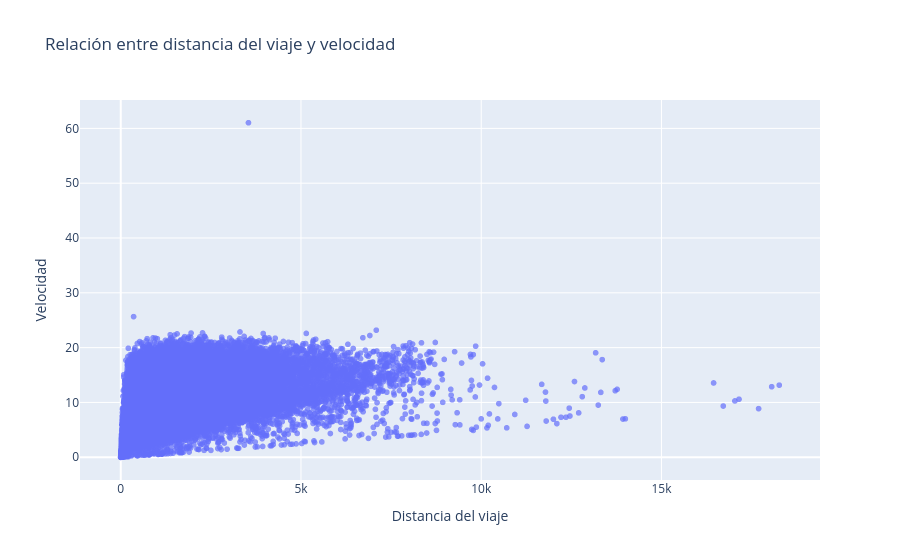

Write notebook code for a chart like this one.
### Markdown cell above
### 5) Comprobamos outliers entre dis y vel

### Code cell
fig = px.scatter(
    df,
    x='dis',
    y='vel',
    title='Relación entre distancia del viaje y velocidad',
    labels={'dis': 'Distancia del viaje', 'vel': 'Velocidad'},
    opacity=0.7
)

fig.show()

### Figure 1 — Plotly figure (JSON) as saved in the notebook; plotly's stock layout.template omitted (floating-point values rounded to 4 significant figures; data arrays with more than 128 entries replaced by an {"elided": "..."} marker saying what was removed)
{"data": [{"hovertemplate": "Distancia del viaje=%{x}<br>Velocidad=%{y}<extra></extra>", "legendgroup": "", "marker": {"color": "#636efa", "opacity": 0.7, "symbol": "circle"}, "mode": "markers", "name": "", "showlegend": false, "type": "scattergl", "x": {"elided": "24814 float values"}, "xaxis": "x", "y": {"elided": "24814 float values"}, "yaxis": "y"}], "layout": {"legend": {"tracegroupgap": 0}, "title": {"text": "Relación entre distancia del viaje y velocidad"}, "xaxis": {"anchor": "y", "domain": [0, 1], "title": {"text": "Distancia del viaje"}}, "yaxis": {"anchor": "x", "domain": [0, 1], "title": {"text": "Velocidad"}}}}
